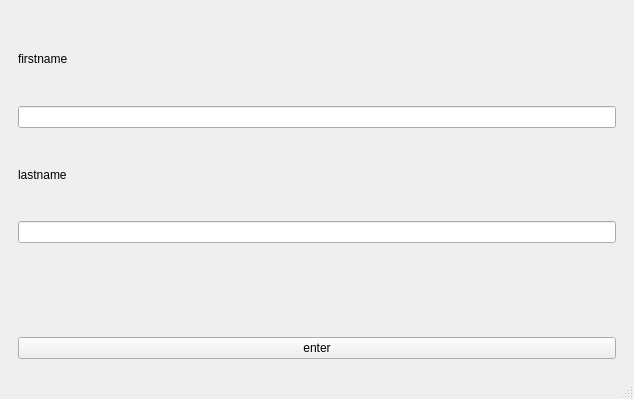
<?xml version="1.0" encoding="UTF-8"?>
<ui version="4.0">
 <class>MainWindow</class>
 <widget class="QMainWindow" name="MainWindow">
  <property name="geometry">
   <rect>
    <x>0</x>
    <y>0</y>
    <width>634</width>
    <height>399</height>
   </rect>
  </property>
  <property name="windowTitle">
   <string>MainWindow</string>
  </property>
  <widget class="QWidget" name="centralwidget">
   <layout class="QVBoxLayout" name="verticalLayout">
    <item>
     <widget class="QStackedWidget" name="stackedWidget">
      <property name="currentIndex">
       <number>0</number>
      </property>
      <widget class="QWidget" name="page">
       <layout class="QVBoxLayout" name="verticalLayout_3">
        <item>
         <widget class="QLabel" name="lFitrstname">
          <property name="text">
           <string>firstname</string>
          </property>
         </widget>
        </item>
        <item>
         <widget class="QLineEdit" name="InFirstname"/>
        </item>
        <item>
         <widget class="QLabel" name="lLastname">
          <property name="text">
           <string>lastname</string>
          </property>
         </widget>
        </item>
        <item>
         <widget class="QLineEdit" name="InLastname"/>
        </item>
        <item>
         <widget class="QLabel" name="lWarn">
          <property name="text">
           <string/>
          </property>
         </widget>
        </item>
        <item>
         <widget class="QPushButton" name="btenter">
          <property name="text">
           <string>enter</string>
          </property>
         </widget>
        </item>
       </layout>
      </widget>
      <widget class="QWidget" name="page_2">
       <layout class="QVBoxLayout" name="verticalLayout_2">
        <item>
         <widget class="QLabel" name="lOut">
          <property name="text">
           <string>firstname: __ lastname:___</string>
          </property>
          <property name="alignment">
           <set>Qt::AlignCenter</set>
          </property>
         </widget>
        </item>
        <item>
         <widget class="QPushButton" name="back">
          <property name="text">
           <string>back</string>
          </property>
         </widget>
        </item>
       </layout>
      </widget>
     </widget>
    </item>
   </layout>
  </widget>
  <widget class="QStatusBar" name="statusbar"/>
 </widget>
 <resources/>
 <connections/>
</ui>
